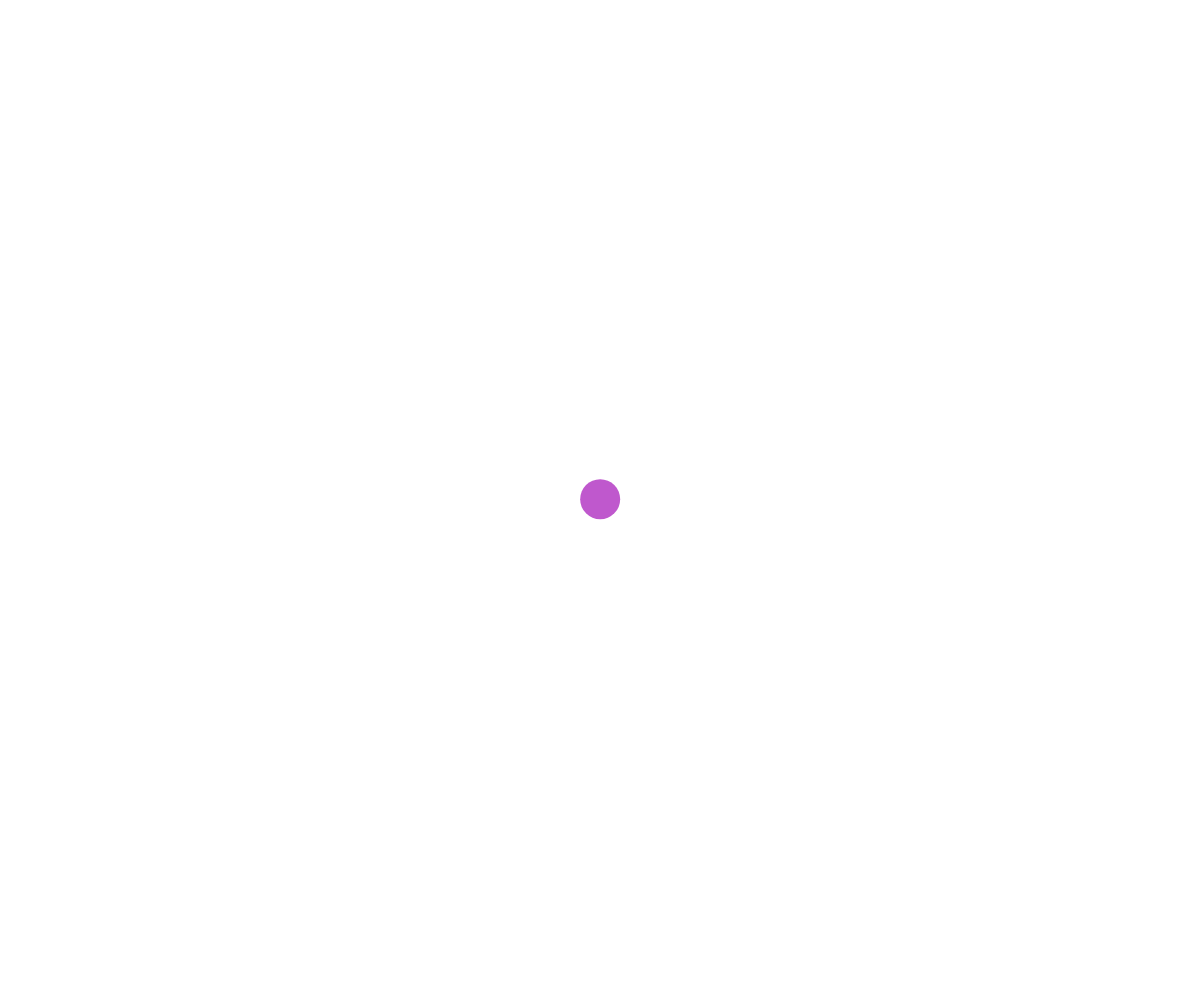
Frame 1 (no input)
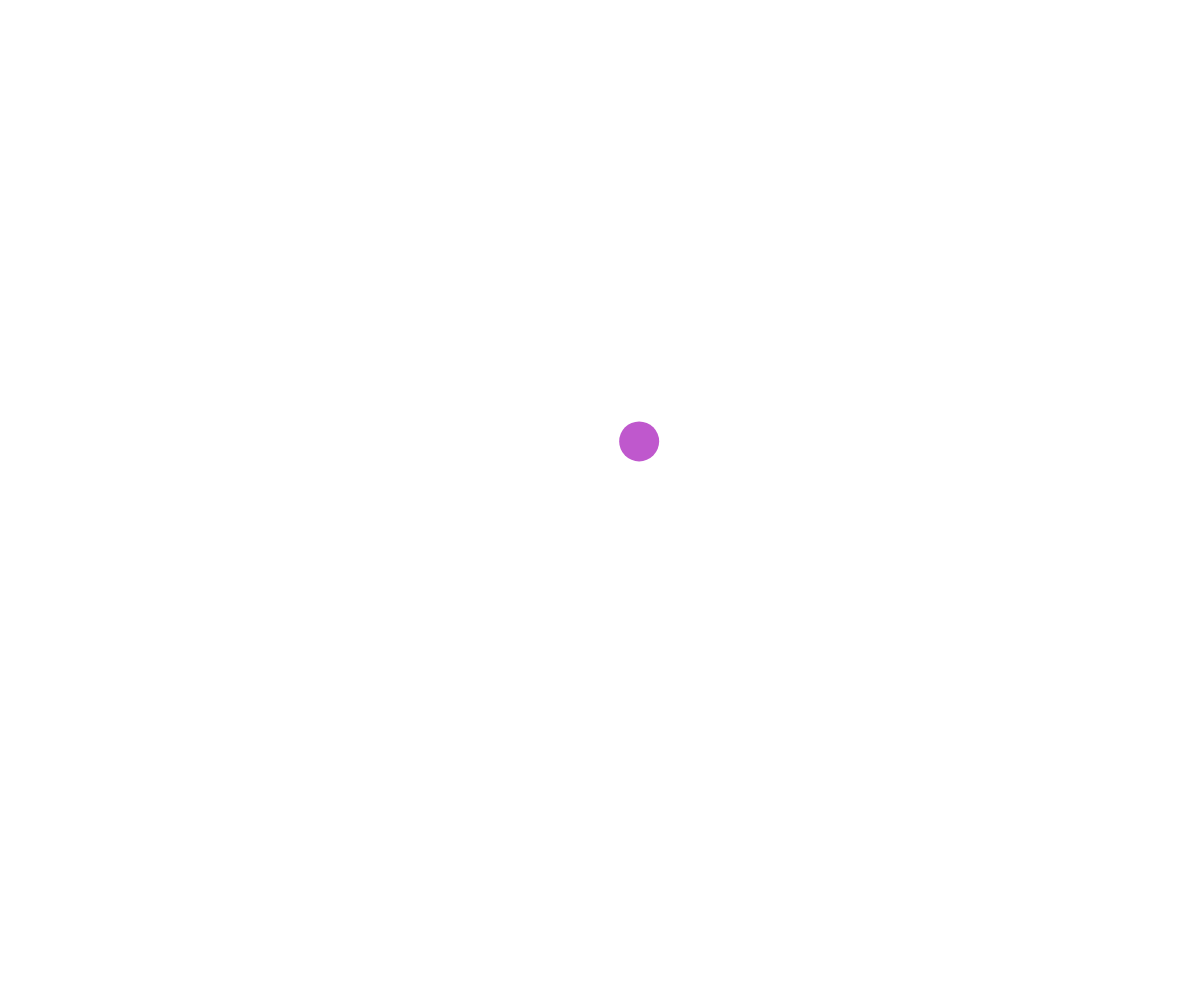
Frame 60 (no input)
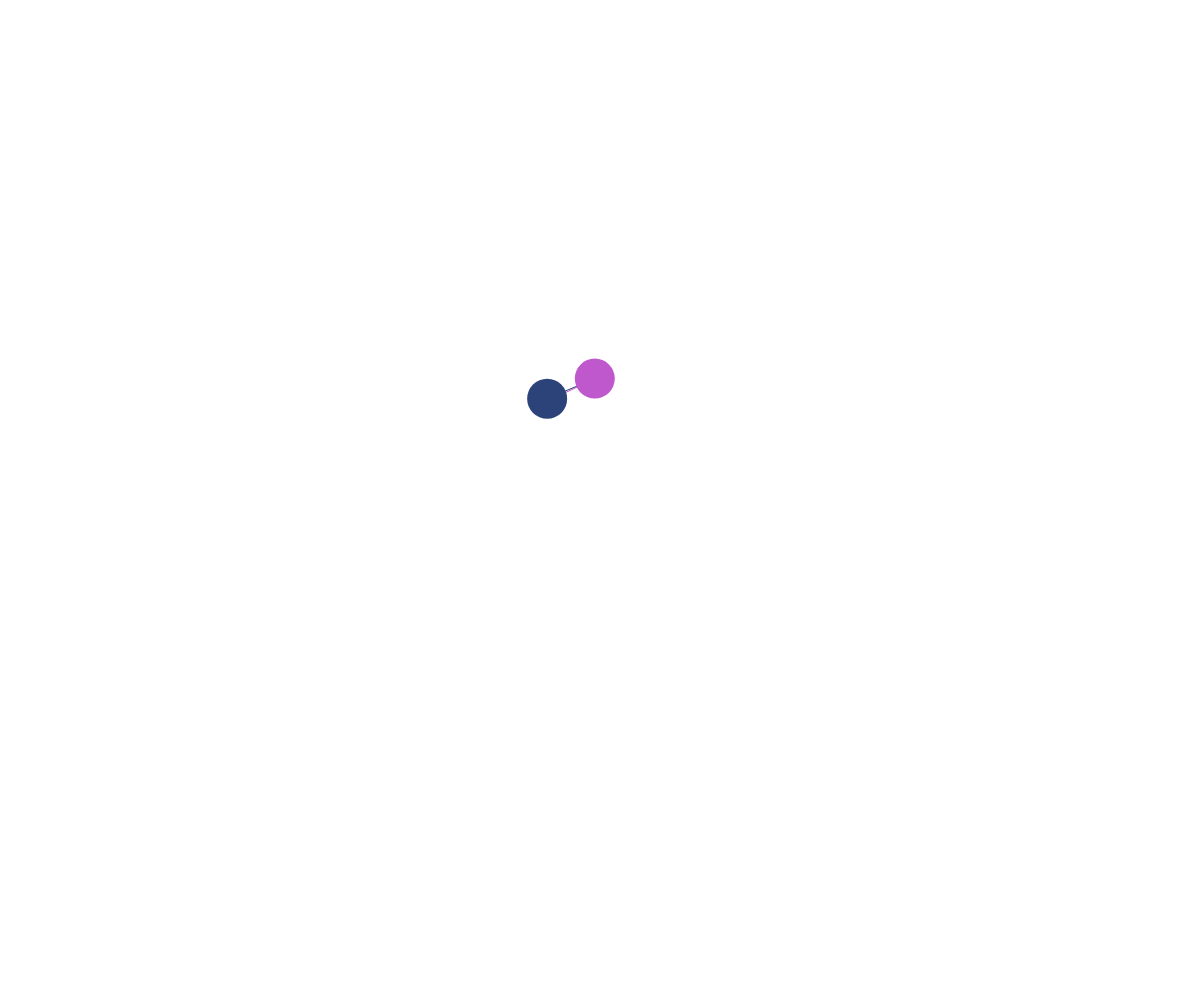
Frame 120 (the mouse pressed at the canvas centre since frame 60)

The p5.js sketch that drew these frames (run headless with seeded random() and noise() and a simulated clock; from frame 60 on, the mouse is pressed at the canvas centre):

// p5.js sketch
// ── sketch.js
// Connected Nodes OOP Demo

let nodes = [];

function setup() {
  createCanvas(windowWidth, windowHeight);

  let somePoint = new MovingPoint(width/2, height/2);
  nodes.push(somePoint);
}

function draw() {
  background("white");


  for (let node of nodes) {
    node.update();
    node.connectTo(nodes);
  }

  for (let node of nodes) {
    node.display();
  }
}

function mousePressed(){
  let somePoint = new MovingPoint(mouseX, mouseY);
  nodes.push(somePoint);
}

class MovingPoint {
  constructor(x, y) {
    this.x = x;
    this.y = y;
    this.speed = 5;
    this.radius = 20;
    this.xTime = random(1000);
    this.yTime = random(1000);
    this.deltaTime = 0.01;
    this.color = color(random(255), random(255), random(255));
    this.reach = 100;
    this.maxRadius  = 50;
    this.minRadius  = 20;
  }

  display() {
    noStroke();
    fill(this.color);
    circle(this.x, this.y, this.radius * 2);
  } 

  update() {
    this.move();
    this.wrapAroundScreen();
    this.adjustSize();
  }

  adjustSize(){
    let mouseDistance = dist(mouseX, mouseY, this.x, this.y);
    if (mouseDistance < this.reach){
      let theSize = map(mouseDistance, 0, this.reach, this.maxRadius, this.minRadius);
      this.radius = theSize;
  
    }
    else{
      this.radius =this.minRadius;
    }
  }

  connectTo(nodesArray){
    for(let otherNode of nodesArray){
      if(this !== otherNode){
        let distanceAway = dist(this.x, this.y, otherNode.x, otherNode.y);
        if(distanceAway < this.reach){
          stroke(this.color);
          line(this.x, this.y, otherNode.x, otherNode.y);
        }
      }
    }
  }

  move() {
    //perlin noise movement
    let dx = noise(this.xTime);
    let dy = noise(this.yTime);

    //scale from 0-1 to my movement speed
    dx = map(dx, 0, 1, -this.speed, this.speed);
    dy = map(dy, 0, 1, -this.speed, this.speed);

    //move point
    this.x += dx;
    this.y += dy;

    //move on time axis
    this.xTime += this.deltaTime;
    this.yTime += this.deltaTime;
  }

  wrapAroundScreen(){
    //warp around screen if you fall off
    if (this.x <0){
      this.x+= width;
    }

    if (this.x > width){
      this.x -= width;
    }

    if (this.y > height){
      this.y -= height;
    }

    if (this.y < 0){
      this.y += height;
    }
  }
}
